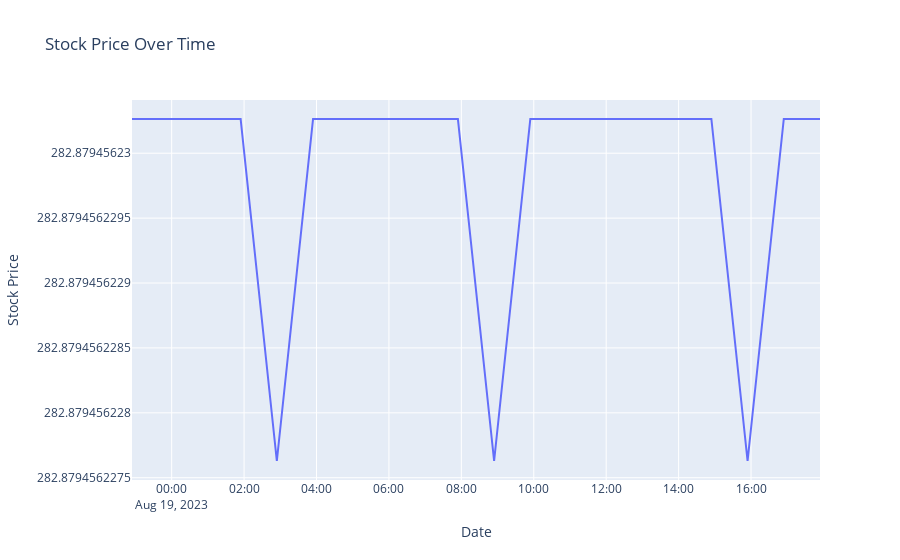

Notebook code cell kept with this figure:
### Code cell
import plotly.express as px

# Create a line plot
fig = px.line(df, x='Date', y='Stock Price', title='Stock Price Over Time')

# Show the plot
fig.show()

### Figure 1 — Plotly figure (JSON) as saved in the notebook; plotly's stock layout.template omitted (floating-point values rounded to 4 significant figures)
{"data": [{"hovertemplate": "Date=%{x}<br>Stock Price=%{y}<extra></extra>", "legendgroup": "", "line": {"color": "#636efa", "dash": "solid"}, "marker": {"symbol": "circle"}, "mode": "lines", "name": "", "orientation": "v", "showlegend": false, "type": "scatter", "x": ["2023-08-18T22:54:15.999516+00:00", "2023-08-18T23:54:15.999516+00:00", "2023-08-19T00:54:15.999516+00:00", "2023-08-19T01:54:15.999516+00:00", "2023-08-19T02:54:15.999516+00:00", "2023-08-19T03:54:15.999516+00:00", "2023-08-19T04:54:15.999516+00:00", "2023-08-19T05:54:15.999516+00:00", "2023-08-19T06:54:15.999516+00:00", "2023-08-19T07:54:15.999516+00:00", "2023-08-19T08:54:15.999516+00:00", "2023-08-19T09:54:15.999516+00:00", "2023-08-19T10:54:15.999516+00:00", "2023-08-19T11:54:15.999516+00:00", "2023-08-19T12:54:15.999516+00:00", "2023-08-19T13:54:15.999516+00:00", "2023-08-19T14:54:15.999516+00:00", "2023-08-19T15:54:15.999516+00:00", "2023-08-19T16:54:15.999516+00:00", "2023-08-19T17:54:15.999516+00:00"], "xaxis": "x", "y": [282.9, 282.9, 282.9, 282.9, 282.9, 282.9, 282.9, 282.9, 282.9, 282.9, 282.9, 282.9, 282.9, 282.9, 282.9, 282.9, 282.9, 282.9, 282.9, 282.9], "yaxis": "y"}], "layout": {"autosize": true, "legend": {"tracegroupgap": 0}, "title": {"text": "Stock Price Over Time"}, "xaxis": {"anchor": "y", "autorange": true, "domain": [0, 1], "range": ["2023-08-18 22:54:15.9995", "2023-08-19 17:54:15.9995"], "title": {"text": "Date"}, "type": "date"}, "yaxis": {"anchor": "x", "autorange": true, "domain": [0, 1], "range": [282.9, 282.9], "title": {"text": "Stock Price"}, "type": "linear"}}}
